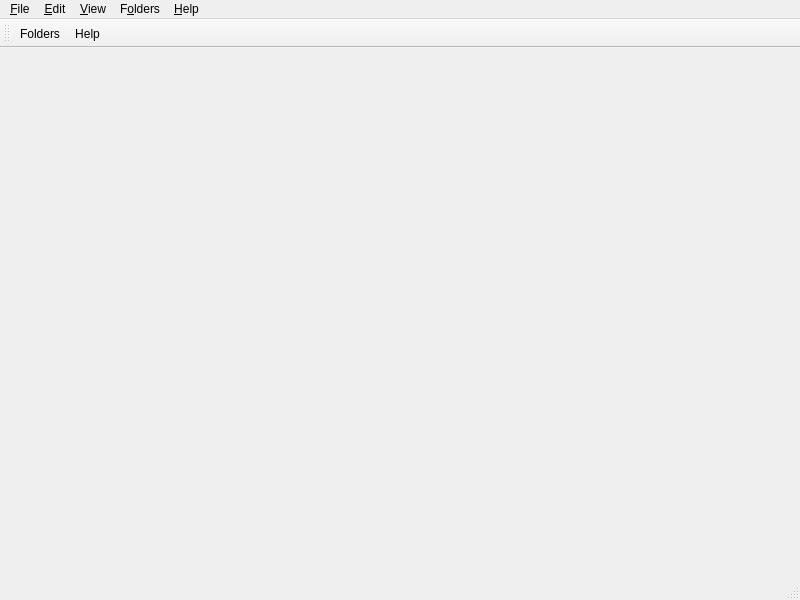
<?xml version="1.0" encoding="UTF-8"?>
<ui version="4.0">
 <class>MainWindow</class>
 <widget class="QMainWindow" name="MainWindow">
  <property name="geometry">
   <rect>
    <x>0</x>
    <y>0</y>
    <width>800</width>
    <height>600</height>
   </rect>
  </property>
  <widget class="QWidget" name="centralWidget">
   <layout class="QHBoxLayout" name="horizontalLayout">
    <property name="spacing">
     <number>0</number>
    </property>
    <property name="leftMargin">
     <number>0</number>
    </property>
    <property name="topMargin">
     <number>0</number>
    </property>
    <property name="rightMargin">
     <number>0</number>
    </property>
    <property name="bottomMargin">
     <number>0</number>
    </property>
   </layout>
  </widget>
  <widget class="QStatusBar" name="statusBar"/>
  <widget class="QToolBar" name="mainToolBar">
   <property name="windowTitle">
    <string>Main Toolbar</string>
   </property>
   <property name="allowedAreas">
    <set>Qt::BottomToolBarArea|Qt::TopToolBarArea</set>
   </property>
   <property name="toolButtonStyle">
    <enum>Qt::ToolButtonTextBesideIcon</enum>
   </property>
   <property name="floatable">
    <bool>false</bool>
   </property>
   <attribute name="toolBarArea">
    <enum>TopToolBarArea</enum>
   </attribute>
   <attribute name="toolBarBreak">
    <bool>false</bool>
   </attribute>
   <addaction name="actionFoldersButton"/>
   <addaction name="actionHelpButton"/>
  </widget>
  <widget class="QMenuBar" name="menuBar">
   <property name="geometry">
    <rect>
     <x>0</x>
     <y>0</y>
     <width>800</width>
     <height>30</height>
    </rect>
   </property>
   <widget class="QMenu" name="fileMenu">
    <property name="title">
     <string>&amp;File</string>
    </property>
    <property name="toolTipsVisible">
     <bool>true</bool>
    </property>
    <addaction name="actionSettings"/>
    <addaction name="actionCloseWindow"/>
   </widget>
   <widget class="QMenu" name="editMenu">
    <property name="title">
     <string>&amp;Edit</string>
    </property>
    <property name="toolTipsVisible">
     <bool>true</bool>
    </property>
   </widget>
   <widget class="QMenu" name="viewMenu">
    <property name="title">
     <string>&amp;View</string>
    </property>
    <property name="toolTipsVisible">
     <bool>true</bool>
    </property>
    <addaction name="actionToggleStatusBar"/>
    <addaction name="actionLockToolbars"/>
   </widget>
   <widget class="QMenu" name="foldersMenu">
    <property name="title">
     <string>F&amp;olders</string>
    </property>
    <property name="toolTipsVisible">
     <bool>true</bool>
    </property>
    <addaction name="actionViewLauncherRootFolder"/>
   </widget>
   <widget class="QMenu" name="helpMenu">
    <property name="title">
     <string>&amp;Help</string>
    </property>
    <property name="toolTipsVisible">
     <bool>true</bool>
    </property>
    <addaction name="actionReportBug"/>
    <addaction name="actionAddToPATH"/>
    <addaction name="separator"/>
    <addaction name="actionMATRIX"/>
    <addaction name="actionDISCORD"/>
    <addaction name="actionREDDIT"/>
    <addaction name="separator"/>
    <addaction name="actionOpenWiki"/>
    <addaction name="actionAbout"/>
   </widget>
   <addaction name="fileMenu"/>
   <addaction name="editMenu"/>
   <addaction name="viewMenu"/>
   <addaction name="foldersMenu"/>
   <addaction name="helpMenu"/>
  </widget>
  <action name="actionToggleStatusBar">
   <property name="checkable">
    <bool>true</bool>
   </property>
   <property name="text">
    <string>Status Bar</string>
   </property>
  </action>
  <action name="actionLockToolbars">
   <property name="checkable">
    <bool>true</bool>
   </property>
   <property name="text">
    <string>Lock Toolbars</string>
   </property>
  </action>
  <action name="actionSettings">
   <property name="icon">
    <iconset theme="settings">
     <normaloff>.</normaloff>.</iconset>
   </property>
   <property name="text">
    <string>Setti&amp;ngs...</string>
   </property>
   <property name="toolTip">
    <string>Change settings.</string>
   </property>
   <property name="menuRole">
    <enum>QAction::PreferencesRole</enum>
   </property>
  </action>
  <action name="actionCloseWindow">
   <property name="icon">
    <iconset theme="status-bad">
     <normaloff>.</normaloff>.</iconset>
   </property>
   <property name="text">
    <string>Close &amp;Window</string>
   </property>
   <property name="toolTip">
    <string>Close the current window</string>
   </property>
   <property name="menuRole">
    <enum>QAction::QuitRole</enum>
   </property>
  </action>
  <action name="actionViewLauncherRootFolder">
   <property name="icon">
    <iconset theme="viewfolder">
     <normaloff>.</normaloff>.</iconset>
   </property>
   <property name="text">
    <string>Launcher &amp;Root</string>
   </property>
   <property name="toolTip">
    <string>Open the launcher's root folder in a file browser.</string>
   </property>
  </action>
  <action name="actionReportBug">
   <property name="icon">
    <iconset theme="bug">
     <normaloff>.</normaloff>.</iconset>
   </property>
   <property name="text">
    <string>Report a Bug or Suggest a Feature</string>
   </property>
   <property name="toolTip">
    <string>Open the bug tracker to report a bug with %1.</string>
   </property>
  </action>
  <action name="actionDISCORD">
   <property name="icon">
    <iconset theme="discord">
     <normaloff>.</normaloff>.</iconset>
   </property>
   <property name="text">
    <string>&amp;Discord Guild</string>
   </property>
   <property name="toolTip">
    <string>Open %1 Discord guild.</string>
   </property>
  </action>
  <action name="actionMATRIX">
   <property name="icon">
    <iconset theme="matrix">
     <normaloff>.</normaloff>.</iconset>
   </property>
   <property name="text">
    <string>&amp;Matrix Space</string>
   </property>
   <property name="toolTip">
    <string>Open %1 Matrix space.</string>
   </property>
  </action>
  <action name="actionREDDIT">
   <property name="icon">
    <iconset theme="reddit-alien">
     <normaloff>.</normaloff>.</iconset>
   </property>
   <property name="text">
    <string>Sub&amp;reddit</string>
   </property>
   <property name="toolTip">
    <string>Open %1 subreddit.</string>
   </property>
  </action>
  <action name="actionAbout">
   <property name="icon">
    <iconset theme="about">
     <normaloff>.</normaloff>.</iconset>
   </property>
   <property name="text">
    <string>&amp;About %1</string>
   </property>
   <property name="toolTip">
    <string>View information about %1.</string>
   </property>
   <property name="menuRole">
    <enum>QAction::AboutRole</enum>
   </property>
  </action>
  <action name="actionAddToPATH">
   <property name="icon">
    <iconset theme="custom-commands">
     <normaloff>.</normaloff>.</iconset>
   </property>
   <property name="text">
    <string>Install to &amp;PATH</string>
   </property>
   <property name="toolTip">
    <string>Install a %1 symlink to /usr/local/bin</string>
   </property>
  </action>
  <action name="actionFoldersButton">
   <property name="icon">
    <iconset theme="viewfolder">
     <normaloff>.</normaloff>.</iconset>
   </property>
   <property name="text">
    <string>Folders</string>
   </property>
   <property name="toolTip">
    <string>Open one of the folders shared between instances.</string>
   </property>
  </action>
  <action name="actionHelpButton">
   <property name="icon">
    <iconset theme="help">
     <normaloff>.</normaloff>.</iconset>
   </property>
   <property name="text">
    <string>Help</string>
   </property>
   <property name="toolTip">
    <string>Get help with %1 or Minecraft.</string>
   </property>
  </action>
  <action name="actionOpenWiki">
   <property name="icon">
    <iconset theme="help">
     <normaloff>.</normaloff>.</iconset>
   </property>
   <property name="text">
    <string>%1 &amp;Help</string>
   </property>
   <property name="toolTip">
    <string>Open the %1 wiki</string>
   </property>
  </action>
 </widget>
 <resources/>
 <connections/>
</ui>
